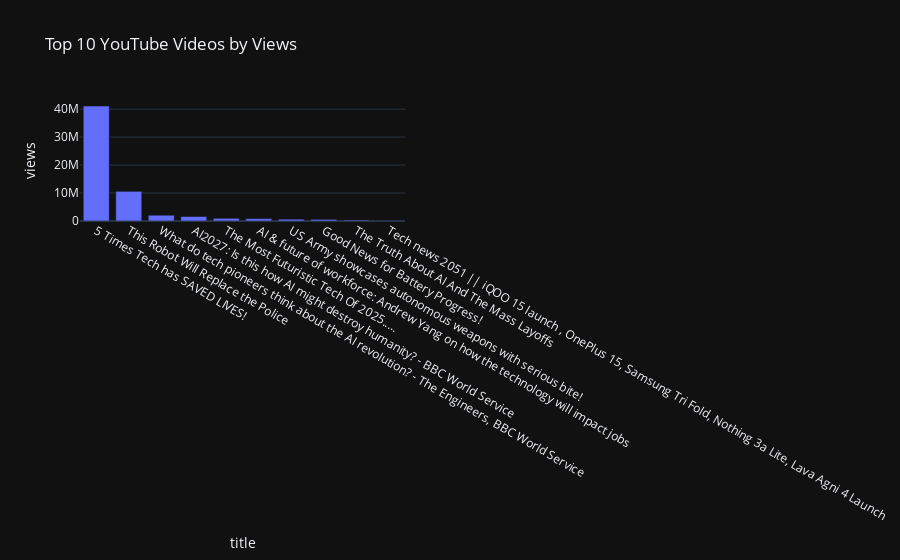

Notebook code cell kept with this figure:
### Code cell
#  Top 10 YouTube Videos by Views

if 'title' in yt_df.columns and 'views' in yt_df.columns:
    top_videos = yt_df.sort_values('views', ascending=False).head(10)
    fig4 = px.bar(
        top_videos,
        x='title',
        y='views',
        hover_data=['channel_title', 'region'] if 'channel_title' in yt_df.columns else None,
        title="Top 10 YouTube Videos by Views"
    )
    fig4.show()

### Figure 1 — Plotly figure (JSON) as saved in the notebook; plotly's stock layout.template omitted (floating-point values rounded to 4 significant figures)
{"data": [{"customdata": [["Mrwhosetheboss", "Global"], ["Tech Moments", "Global"], ["BBC World Service", "Global"], ["BBC World Service", "Global"], ["TechWiser", "Global"], ["CNBC Television", "Global"], ["BFBS Forces News", "Global"], ["Sabine Hossenfelder", "Global"], ["CNBC", "Global"], ["Prasadtechintelugu", "Global"]], "hovertemplate": "title=%{x}<br>views=%{y}<br>channel_title=%{customdata[0]}<br>region=%{customdata[1]}<extra></extra>", "legendgroup": "", "marker": {"color": "#636efa", "pattern": {"shape": ""}}, "name": "", "orientation": "v", "showlegend": false, "textposition": "auto", "x": ["5 Times Tech has SAVED LIVES!", "This Robot Will Replace the Police", "What do tech pioneers think about the AI revolution? - The Engineers, BBC World Service", "AI2027: Is this how AI might destroy humanity? - BBC World Service", "The Most Futuristic Tech Of 2025.....", "AI &amp; future of workforce: Andrew Yang on how the technology will impact jobs", "US Army showcases autonomous weapons with serious bite!", "Good News for Battery Progress!", "The Truth About AI And The Mass Layoffs", "Tech news 2051 || iQOO 15 launch , OnePlus 15, Samsung Tri Fold, Nothing 3a Lite, Lava Agni 4 Launch"], "xaxis": "x", "y": [41098221, 10609263, 2061287, 1597758, 962412, 856476, 654632, 593192, 364343, 214565], "yaxis": "y", "type": "bar"}], "layout": {"xaxis": {"anchor": "y", "domain": [0.0, 1.0], "title": {"text": "title"}}, "yaxis": {"anchor": "x", "domain": [0.0, 1.0], "title": {"text": "views"}}, "legend": {"tracegroupgap": 0}, "title": {"text": "Top 10 YouTube Videos by Views"}, "barmode": "relative"}}
